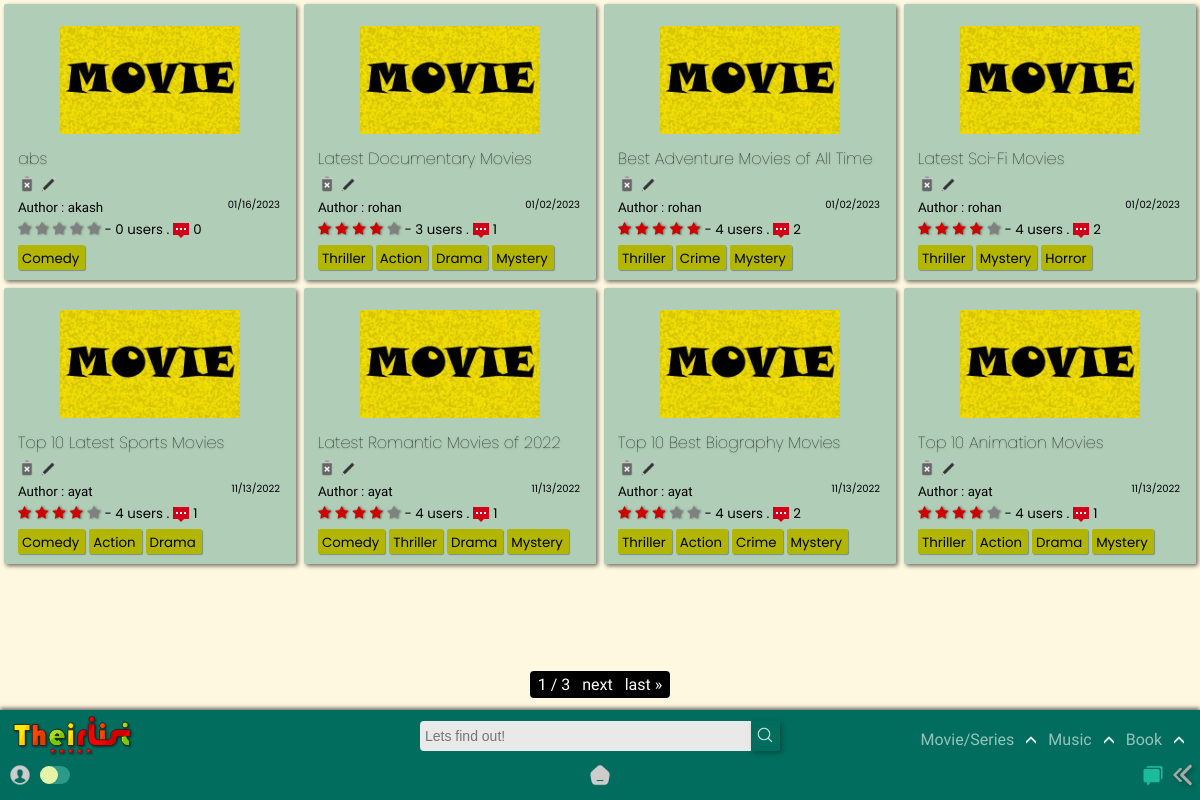
The page /home/list/ on the database as committed earlier.
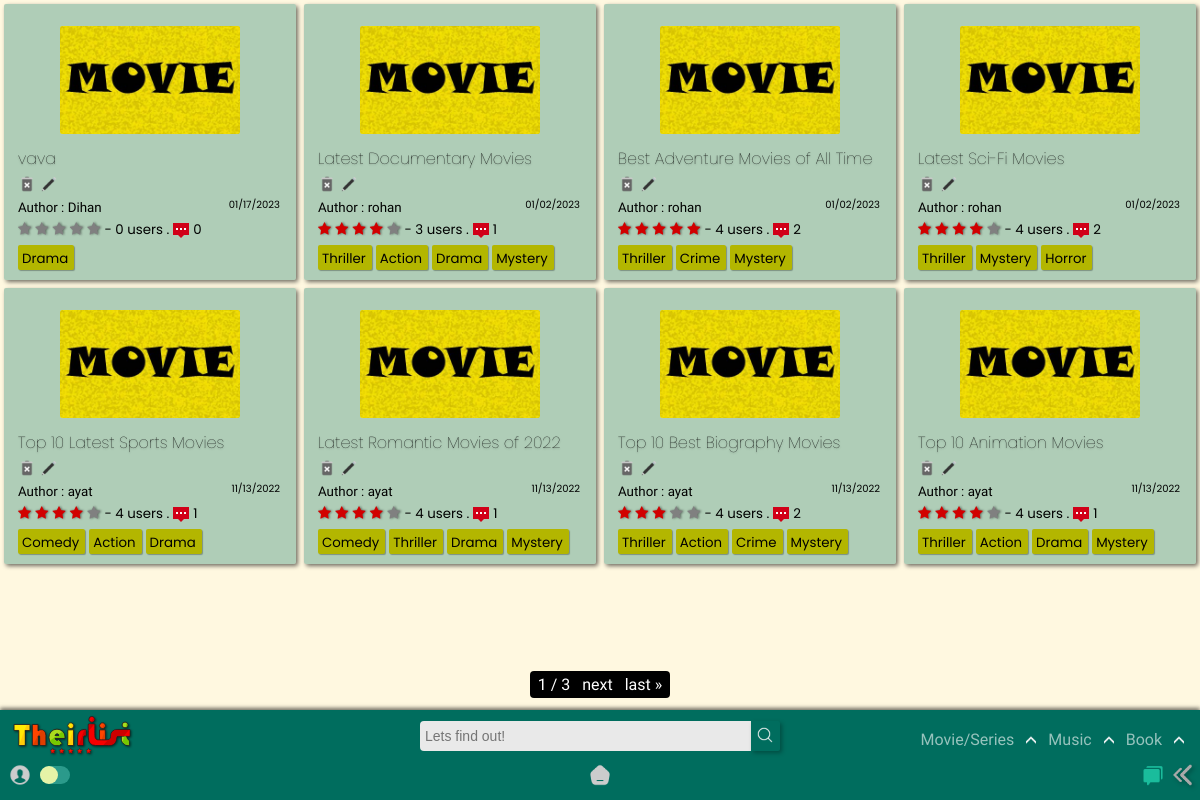
The same page on the database as committed later.
### app/models.py (models this page shows, shortened)
class List(models.Model):
    title = models.CharField(max_length=120)
    genre = models.ManyToManyField('Genre',blank=True)
    creator = models.ForeignKey(User,on_delete=models.SET_NULL,blank=True, null=True)
    posted = models.DateTimeField(default=now)
    content = RichTextField(null=True,default=' ')
    type = models.CharField(max_length=10,default="Movie")
    spoiler_choices = [(False, 'No'),(True, 'Yes')]
    spoiler = models.BooleanField(default=False,null=True, choices = spoiler_choices)
    slug = models.SlugField(max_length= 300,null=True, blank = True, unique=True)
    def average_rating(self) -> float:
        return Starr.objects.filter(list=self).aggregate(Avg("rate"))["rate__avg"] or 0
    def count_rating(self):
        return Starr.objects.filter(list=self).count()
    def count_comments(self):
        return Review.objects.filter(List=self).count()

class Genre(models.Model):
    name = models.CharField(max_length=150)
    def __str__(self):
        return self.name

### app/views.py (the view)
# urls.py: path('list/',TheirListView.as_view(),name = 'list'),
class TheirListView(ListView): #movies
    model = List
    paginate_by = 8
    template_name ='app/List_list.html'
    def get_queryset(self, *args, **kwargs):
        qs = super().get_queryset(*args, **kwargs)
        qs = qs.order_by("-id")
        return qs
    def get_context_data(self, **kwargs):
        context = super().get_context_data(**kwargs)
        modell = Review.objects.all()
        context["modam"] = modell
        return context

### templates/app/List_list.html (shortened to what this page needs)
{% extends "index.html" %}
{% load static %}
{% block content %}
<section>
  <div class="contain-sec" id="contain-sec8">
    {% for lola in object_list %}
    <div class="elements">
      <div class="thumb">
        <img src="{% static 'app/images/movie-poster.jpg' %}" width="100px" />
      </div>
      <div class="Title">
        <a href="{{lola.slug}}/"><h4 class="tit">{{lola.title}}</h4></a>
        {% if user.id == lola.creator.id %}
        <a href="{% url 'app:delete_movie' lola.slug %}"><img src ="{% static 'app/images/delete.png' %}"></a>
        <a href="{% url 'app:update_list' lola.slug %}"><img src ="{% static 'app/images/edit.png' %}"></a>
        {% else %}
        <img src ="{% static 'app/images/delete-dis.png' %}">
        <img src ="{% static 'app/images/edit-dis.png' %}">
        {% endif %}
      </div>
      <div class="Author">
        <small>Author : {{lola.creator.username}}<span>{{lola.posted|date:"SHORT_DATE_FORMAT"}}</span></small>
      </div>
      <div class="rating">
        <span class="star-headline">
          <span class="fa fa-star {% if lola.average_rating > 0 %} checked {% endif %}"></span>
          <span class="fa fa-star {% if lola.average_rating > 1 %} checked {% endif %}"></span>
          <span class="fa fa-star {% if lola.average_rating > 2 %} checked {% endif %}"></span>
          <span class="fa fa-star {% if lola.average_rating > 3 %} checked {% endif %}" ></span>
          <span class="fa fa-star {% if lola.average_rating > 4 %} checked {% endif %}"></span>
        </span>
        <small> - {{lola.count_rating}} users .<img class="comments_count" src="{% static 'app/images/comments.png' %}">{{lola.count_comments}}</small>
      </div>
        {% for tag in lola.genre.all %}
        <div class="Genre">
          <a href="{% url 'app:film' query=tag %}">
        <small>{{ tag }}</small>
          </a>
        </div>
          {% empty %}
          No tags!
        {% endfor %}
    </div>
    {% endfor %}
  </div>
  <div class="pagination_pages">
    <span class="step-links">
        <span class="current">
        {{ page_obj.number }} / {{ page_obj.paginator.num_pages }}
        </span>
        {% if page_obj.has_next %}
            <a href="?page={{ page_obj.next_page_number }}">next</a>
            <a href="?page={{ page_obj.paginator.num_pages }}">last &raquo;</a>
        {% endif %}
    </span>
  </div>
</section>
{% endblock content %}

### templates/index.html (shortened to what this page needs)
{% load static %}
<!DOCTYPE html>
<html lang="en">
  <head>
    <link rel="stylesheet" href="{% static 'app/css/desk.css' %}" />
    <link rel="stylesheet" href="{% static 'app/css/mobile.css' %}" />
    <link rel="stylesheet" href="{% static 'app/css/search.css' %}" />
    <link rel="stylesheet" href="{% static 'app/css/content_css.css' %}" />
    <link rel="stylesheet" href="https://cdnjs.cloudflare.com/ajax/libs/font-awesome/4.7.0/css/font-awesome.min.css">
  </head>
  <header>
    <nav class="nav" id="nav">
      <div class="logo"></div>
      <div class="wrap">
        <form method="GET" action="{% url 'app:search' %}">
        <div class="search">
          <input
            type="text"
            class="searchTerm"
            placeholder="Lets find out!"
            name="query"
            id="query"
          />
          <button type="submit" class="searchButton" id="query-btn">
            <img src="{% static 'app/images/search.png' %}">
          </button>
        </div>
      </form>
      </div>
    <div class="nav-menu-list">
        <ul class="nav-main-op">
            <li>
              <a href="{% url 'app:list' %}" class="moviesnseries">Movie/Series</a><span class="nav-movie-expand"><img src="{% static 'app/images/dropdown.png' %}" alt=""></span>
            </li>
            <li>
              <a href="{% url 'app:musiclist' %}">Music</a><span class="nav-music-expand"><img src="{% static 'app/images/dropdown.png' %}" alt=""></span>
            </li>
            <li>
              <a href="{% url 'app:booklist' %}">Book</a><span class="nav-book-expand"><img src="{% static 'app/images/dropdown.png' %}" alt=""></span>
            </li>
          </ul>
      </div>
    </nav>
  </header>
  <body id="body">
    {% block content %}
    {% endblock content %}
    <doc class="doc-bar" id="doc-bar">
        <div class="doc-stuff-left">
        <div class="user-doc-logo" title="authentication"><img src="{% static 'app/images/user.png' %}"></div>
        <label class="switch"  title="toggle dark/light mode">
          <span class="slider round"></span>
        </label>
      </div>
        <div class="doc-stuff-center"><a href="{% url 'app:all' %}" title="home"><img src="{% static 'app/images/home.png' %}" id="home"></a></div>
        <div class="doc-stuff-right">
          <a href="{% url 'rooms' %}" title="Chat in the community"><img class="com-chat" src="{% static 'app/images/community.png' %}"></a>
          <button onClick="javascript:history.go(-1);" title="Go back"><img src="{% static 'app/images/back.png' %}" alt=""></button>
        </div>
    </doc>
  </body>
</html>

### static/app/css/desk.css (style rules this page uses)
:root { --rd: #D10000; --white: rgb(233, 233, 233); --rd2: #9DAAF2; --dark: #1d1d1d; --teal: rgb(0, 109, 94); }
button { cursor: pointer; }
* { -webkit-tap-highlight-color: transparent; margin: 0; padding: 0; box-sizing: border-box; }
button { filter: drop-shadow(2px 2px 2px #0000004b); }
body { -webkit-tap-highlight-color: transparent; background-color: #fff5d1ab; text-decoration: none; height: 100vh; display: flex; flex-direction: column; font-family: 'Raleway', sans-serif; }
.nav { position: fixed; display: flex; justify-content: space-between; flex-wrap: wrap; align-items: center; height: 52px; bottom: 38px; left: 0; right: 0; box-shadow: 0px -2px 4px #00000090; z-index: 10; background-color: var(--teal); }
.logo { position: absolute; top: 0px; left: 0px; height: 50px; width: 120px; margin: 2px 12px; }
.nav-menu-list { position: absolute; top: 10px; right: 0; margin: 0 16px; }
.nav-main-op { display: flex; flex-direction: row; margin-right: 0px; }
.nav-main-op a { margin: 0 12px; text-decoration: none; color: #FFFFFF96; font-size: 16px; transition: all 250ms ease-in-out; }
.nav-main-op li { font-size: 18px; list-style: none; margin: 8px auto; color: #FFFFFF96; cursor: pointer; }
.nav-movie-expand img, .nav-music-expand img, .nav-book-expand img { width: 10px; transform: rotate(180deg); }
.doc-bar { position: fixed; display: flex; flex-wrap: wrap; flex-direction: row; align-items: center; justify-content: space-between; height: 40px; padding-top: 0px; padding-bottom: 6px; left: 0; right: 0; bottom: 0; background-color: rgb(0, 109, 94); z-index: 12; }
.doc-stuff-left { display: flex; position: relative; justify-content: flex-start; align-items: center; width: 100px; padding: 3px 0px; margin-bottom: 0px; margin-left: 6px; }
.user-doc-logo { height: max-content; margin-left: 2px; }
.user-doc-logo img { height: 24px; width: auto; cursor: pointer; }
.doc-stuff-center { width: max-content; display: flex; justify-content: center; }
.switch { position: relative; display: inline-block; width: 30px; height: 18px; bottom: 2px; left: 8px; }
.slider { position: absolute; cursor: pointer; top: 0; left: 0; right: 0; bottom: 0; background-color: rgba(138, 255, 239, 0.315); -webkit-transition: .4s; transition: .4s; }
.slider:before { position: absolute; content: ""; height: 18px; width: 18px; left: 0px; bottom: 0px; background-color: #e5f3a7; -webkit-transition: .4s; transition: .4s; }
.slider.round { border-radius: 34px; }
.slider.round:before { border-radius: 50%; }
.doc-stuff-center img { height: 22px; }
.doc-stuff-right { justify-content: end; display: flex; width: 100px; position: relative; margin-right: 6px; }
.doc-stuff-right button { background: none; color: inherit; border: none; padding: 0; font: inherit; cursor: pointer; outline: inherit; }
.doc-stuff-right img { height: 22px; width: 22px }
.doc-stuff-right .com-chat { margin-right: 8px; }
.Title img { height: 18px!important; }
.Genre small { padding: 0 0; margin-right: 2px; }
.fa { color: grey; filter: drop-shadow(1px 0px 1px rgba(0, 0, 0, 0.493)); }
.star-headline .checked { color: #D10000; }
.star-headline span { font-size: 14px; }
.comments_count { height: 16px; margin-bottom: -4px; margin-left: 4px; margin-right: 4px; }

### staticfiles/app/css/search.css (style rules this page uses)
.search { width: 100%; position: relative; display: flex; }
.searchTerm { width: 100%; border: none; border-right: none; padding: 5px; height: 30px; border-radius: 4px 0 0 4px; outline: none; color: #9dbfaf; background-color: var(--white); font-size: 14px; }
.searchButton { width: 32px; height: 30px; border: none; background-color: var(--teal); text-align: center; color: white; border-radius: 0 2px 2px 0; cursor: pointer; font-size: 20px; transition: all 250ms ease-in-out; }
.searchButton img { height: 16px; }
.wrap { width: 30%; position: absolute; top: 50%; left: 50%; transform: translate(-50%, -50%); }

### templates/app/List_list.html (style rules this page uses)
.Title img { height: 14px; }

Rows that differ between the two databases and show on the page:
removed List: title "abs", creator.username "akash", posted "01/16/2023", count_rating "0", count_comments "0", Genre (name "Comedy")
added List: title "vava", creator.username "Dihan", posted "01/17/2023", count_rating "0", count_comments "0", Genre (name "Drama")
